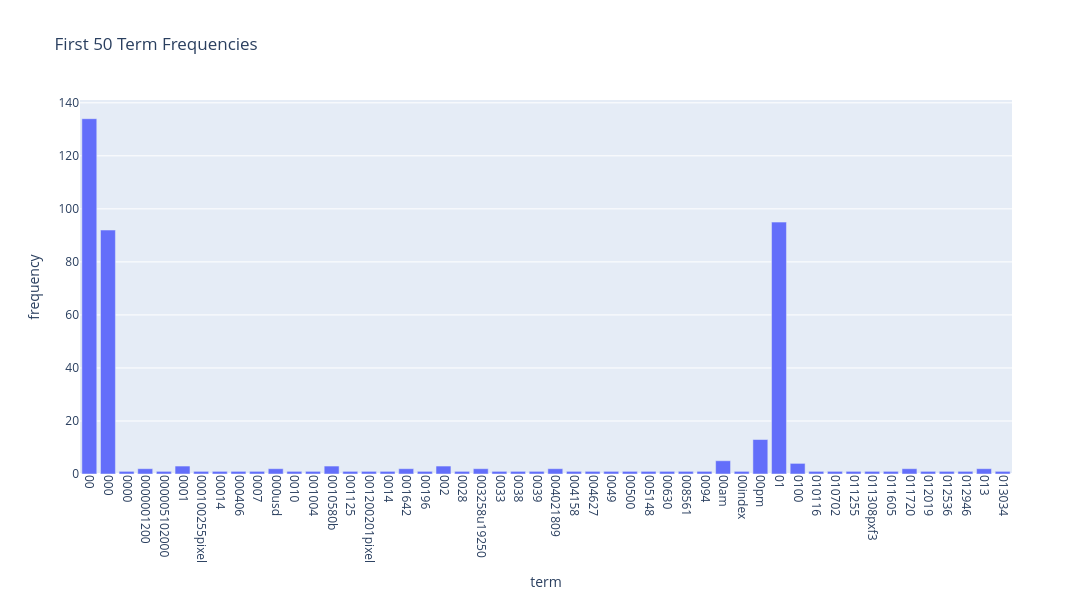

Notebook code cell kept with this figure:
### Markdown cell above
### >>> **Exercise 13 (take home):** 
The chart above only contains 300 vocabulary in the documents, and it's already computationally intensive to both compute and visualize. Can you efficiently reduce the number of terms you want to visualize as an exercise.

### Code cell
# Answer here

terms = count_vect.get_feature_names_out()[:50]
freqs = term_frequencies[:50]
df = pd.DataFrame({"term": terms, "frequency": freqs})

fig = px.bar(df, x="term", y="frequency", title="First 50 Term Frequencies")
fig.update_layout(
    xaxis_tickangle=90,
    width=2000,
    height=600,
)
fig.show()

### Figure 1 — Plotly figure (JSON) as saved in the notebook; plotly's stock layout.template omitted (floating-point values rounded to 4 significant figures)
{"data": [{"hovertemplate": "term=%{x}<br>frequency=%{y}<extra></extra>", "legendgroup": "", "marker": {"color": "#636efa", "pattern": {"shape": ""}}, "name": "", "orientation": "v", "showlegend": false, "textposition": "auto", "type": "bar", "x": ["00", "000", "0000", "0000001200", "000005102000", "0001", "000100255pixel", "00014", "000406", "0007", "000usd", "0010", "001004", "0010580b", "001125", "001200201pixel", "0014", "001642", "00196", "002", "0028", "003258u19250", "0033", "0038", "0039", "004021809", "004158", "004627", "0049", "00500", "005148", "00630", "008561", "0094", "00am", "00index", "00pm", "01", "0100", "010116", "010702", "011255", "011308pxf3", "011605", "011720", "012019", "012536", "012946", "013", "013034"], "xaxis": "x", "y": [134, 92, 1, 2, 1, 3, 1, 1, 1, 1, 2, 1, 1, 3, 1, 1, 1, 2, 1, 3, 1, 2, 1, 1, 1, 2, 1, 1, 1, 1, 1, 1, 1, 1, 5, 1, 13, 95, 4, 1, 1, 1, 1, 1, 2, 1, 1, 1, 2, 1], "yaxis": "y"}], "layout": {"barmode": "relative", "height": 600, "legend": {"tracegroupgap": 0}, "title": {"text": "First 50 Term Frequencies"}, "width": 2000, "xaxis": {"anchor": "y", "domain": [0, 1], "tickangle": 90, "title": {"text": "term"}}, "yaxis": {"anchor": "x", "domain": [0, 1], "title": {"text": "frequency"}}}}
